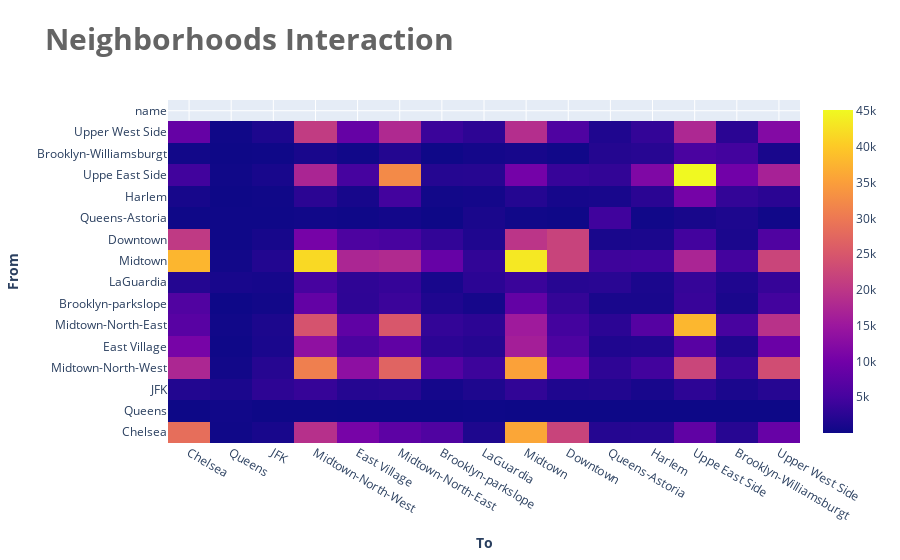

Notebook code for this chart:
### Code cell
import plotly.offline as py
import plotly.graph_objs as go
py.init_notebook_mode(connected=True)

trace = go.Heatmap(z= np.array(rides_df.values),
                  x = rides_df.columns[:-1],
                  y = rides_df.columns)
layout = dict(
    title = ' <b>Neighborhoods Interaction</b>',
    titlefont = dict(
    size = 30,
    color = ('rgb(100,100,100)')),
    margin = dict(t=100,r=100,b=100,l=150),
        yaxis = dict(
            title = ' <b> From </b>'),
        xaxis = dict(
            title = '<b> To </b>'))
data=[trace]
fig = go.Figure(data=data, layout=layout)
py.iplot(fig, filename='labelled-heatmap')

### Figure 1 — Plotly figure (JSON) as saved in the notebook; plotly's stock layout.template omitted (floating-point values rounded to 4 significant figures; data arrays with more than 128 entries replaced by an {"elided": "..."} marker saying what was removed)
{"data": [{"type": "heatmap", "x": ["Chelsea", "Queens", "JFK", "Midtown-North-West", "East Village", "Midtown-North-East", "Brooklyn-parkslope", "LaGuardia", "Midtown", "Downtown", "Queens-Astoria", "Harlem", "Uppe East Side", "Brooklyn-Williamsburgt", "Upper West Side"], "y": ["Chelsea", "Queens", "JFK", "Midtown-North-West", "East Village", "Midtown-North-East", "Brooklyn-parkslope", "LaGuardia", "Midtown", "Downtown", "Queens-Astoria", "Harlem", "Uppe East Side", "Brooklyn-Williamsburgt", "Upper West Side", "name"], "z": {"elided": "15x16 mixed values"}}], "layout": {"margin": {"b": 100, "l": 150, "r": 100, "t": 100}, "title": {"font": {"color": "rgb(100,100,100)", "size": 30}, "text": " <b>Neighborhoods Interaction</b>"}, "xaxis": {"title": {"text": "<b> To </b>"}}, "yaxis": {"title": {"text": " <b> From </b>"}}}}
